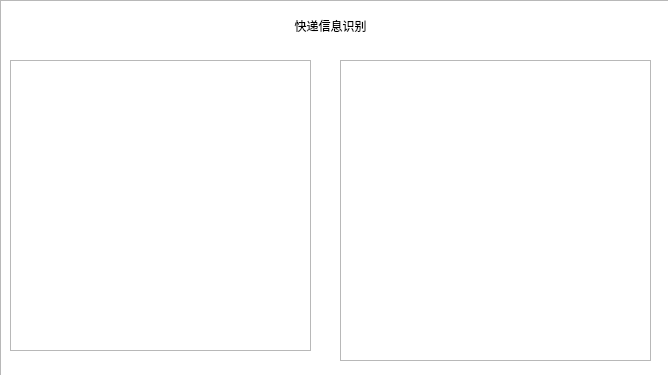
<?xml version="1.0" encoding="UTF-8"?>
<ui version="4.0">
 <class>Dialog</class>
 <widget class="QDialog" name="Dialog">
  <property name="geometry">
   <rect>
    <x>0</x>
    <y>0</y>
    <width>668</width>
    <height>375</height>
   </rect>
  </property>
  <property name="windowTitle">
   <string>Dialog</string>
  </property>
  <widget class="QLabel" name="label">
   <property name="geometry">
    <rect>
     <x>230</x>
     <y>10</y>
     <width>201</width>
     <height>31</height>
    </rect>
   </property>
   <property name="styleSheet">
    <string notr="true">font: 14pt &quot;Agency FB&quot;;</string>
   </property>
   <property name="text">
    <string>快递信息识别</string>
   </property>
   <property name="alignment">
    <set>Qt::AlignCenter</set>
   </property>
  </widget>
  <widget class="QFrame" name="frame">
   <property name="geometry">
    <rect>
     <x>10</x>
     <y>60</y>
     <width>301</width>
     <height>291</height>
    </rect>
   </property>
   <property name="frameShape">
    <enum>QFrame::StyledPanel</enum>
   </property>
   <property name="frameShadow">
    <enum>QFrame::Raised</enum>
   </property>
   <widget class="QLabel" name="label_2">
    <property name="geometry">
     <rect>
      <x>3</x>
      <y>1</y>
      <width>301</width>
      <height>291</height>
     </rect>
    </property>
    <property name="text">
     <string/>
    </property>
   </widget>
  </widget>
  <widget class="QTextBrowser" name="textBrowser">
   <property name="geometry">
    <rect>
     <x>340</x>
     <y>60</y>
     <width>311</width>
     <height>301</height>
    </rect>
   </property>
  </widget>
  <widget class="QListView" name="listView">
   <property name="geometry">
    <rect>
     <x>0</x>
     <y>0</y>
     <width>670</width>
     <height>377</height>
    </rect>
   </property>
   <property name="minimumSize">
    <size>
     <width>670</width>
     <height>377</height>
    </size>
   </property>
   <property name="maximumSize">
    <size>
     <width>670</width>
     <height>377</height>
    </size>
   </property>
   <property name="styleSheet">
    <string notr="true">background-image:url(:/BG_text.png)</string>
   </property>
  </widget>
  <zorder>listView</zorder>
  <zorder>label</zorder>
  <zorder>frame</zorder>
  <zorder>textBrowser</zorder>
 </widget>
 <resources>
  <include location="../data/resources.qrc"/>
 </resources>
 <connections/>
</ui>
